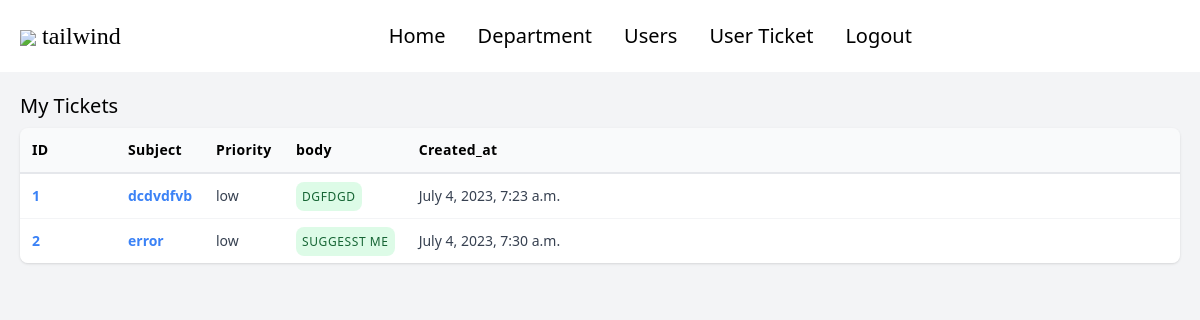
The page /home/ (signed in) on the database its author committed.
### Accounts/models.py (models this page shows, shortened)
class Ticket(models.Model):
    PRIORITY_CHOICES = (
        ('low', 'Low'),
        ('medium', 'Medium'),
        ('high', 'High'),
    )
    subject = models.CharField(max_length=255)
    body = models.TextField()
    priority = models.CharField(max_length=10, choices=PRIORITY_CHOICES, default='low')
    ticket_email = models.ForeignKey(settings.AUTH_USER_MODEL, on_delete=models.CASCADE)
    ticket_phone_number = models.IntegerField()
    freshdesk_ticket_id = models.IntegerField(blank=True, null=True)
    created_at = models.DateTimeField(auto_now_add=True)
    updated_at = models.DateTimeField(auto_now=True)

### Accounts/views.py (the view)
# urls.py: path('home/', home, name='home'),
@login_required(login_url='login')
def home(request):
    if request.user.is_authenticated:
        user = request.user  # Get the logged-in user
    tickets = Ticket.objects.filter(ticket_email=user)
    context = {'tickets': tickets}
    return render(request, 'home.html', context)

### Accounts/templates/home.html (shortened to what this page needs)
{% extends 'base.html' %}
{% block content %}
{% if user.is_authenticated and user.is_staff %}
<div class="p-5 h-screen bg-gray-100">
    <h1 class="text-xl mb-2">My Tickets</h1>
    <div class="overflow-auto rounded-lg shadow hidden md:block">
      <table class="w-full">
        <thead class="bg-gray-50 border-b-2 border-gray-200">
        <tr>
            <th class="w-24 p-3 text-sm font-semibold tracking-wide text-left">ID</th>
            <th class="w-20 p-3 text-sm font-semibold tracking-wide text-left">Subject</th>
          <th class="w-20 p-3 text-sm font-semibold tracking-wide text-left">Priority</th>
          <th class="w-24 p-3 text-sm font-semibold tracking-wide text-left">body</th>
          <th class="p-3 text-sm font-semibold tracking-wide text-left">Created_at</th>
        </tr>
        </thead>
        <tbody class="divide-y divide-gray-100">
            {% for ticket in tickets %}
        <tr class="bg-white">
            <td class="p-3 text-sm text-gray-700 whitespace-nowrap">
                <a href="#" class="font-bold text-blue-500 hover:underline">{{ ticket.id }}</a>
              </td>
          <td class="p-3 text-sm text-gray-700 whitespace-nowrap">
            <a href="#" class="font-bold text-blue-500 hover:underline">{{ ticket.subject }}</a>
          </td>
          <td class="p-3 text-sm text-gray-700 whitespace-nowrap">
           {{ ticket.priority }}
          </td>
          <td class="p-3 text-sm text-gray-700 whitespace-nowrap">
          <span
            class="p-1.5 text-xs font-medium uppercase tracking-wider text-green-800 bg-green-200 rounded-lg bg-opacity-50">{{ticket.body}}</span>
          </td>
          <td class="p-3 text-sm text-gray-700 whitespace-nowrap">{{ ticket.created_at }}</td>
        </tr>
        {% endfor %}
    </tbody>
</table>
</div>
</div>
{% endif %}
{% endblock content %}

### rows shown on the page
Ticket: id "1", subject "dcdvdfvb", priority "low", body "DGFDGD", created_at "July 4, 2023, 7:23 a.m."
Ticket: id "2", subject "error", priority "low", body "SUGGESST ME", created_at "July 4, 2023, 7:30 a.m."
